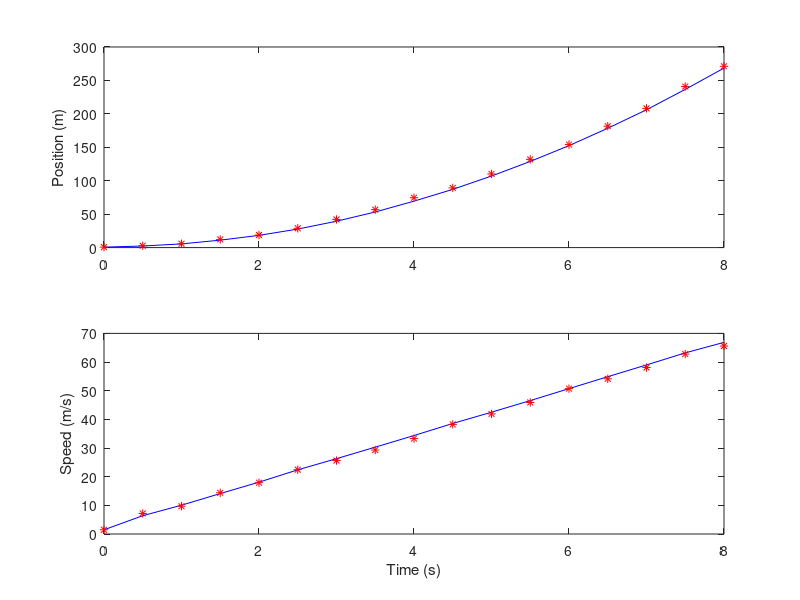

The MATLAB script that drew this image:

function kalman_filter()

    load runway_accel_data.mat time_pts...
        std_dev_pos std_dev_spd std_dev_acc...
        s_meas v_meas a_meas

    % changes based on problem 
    n_states = 2;
    C = eye(n_states);
    dt = time_pts(2) - time_pts(1);
    R = [std_dev_pos^2 0; 0 std_dev_spd^2];
    G = std_dev_acc^2;
        
    % initialize 
    x_hat = [s_meas(:, 1); v_meas(:, 1)];
    P = R; 
    
    % plotting
    x_hat_rec = zeros(2, numel(time_pts));
    x_hat_rec(:, 1) = x_hat; 
    
    for n = 2:numel(time_pts)
        
        % A and B Matrics
        A = [1 dt; 0 1];
        B = [0; dt];
            
        Q = B*G*B';
        
        % predictive update
        u = a_meas(:, n-1);
        x_minus = A*x_hat + B*u; % we can replace this with rk4 step for att. kinematics
        P_minus = A*P*A' + Q;
        
        % Kalman gain
        K = P_minus*C' / (C*P_minus*C' + R);
        
        % measurement update
        z = [s_meas(:, n); v_meas(:, n)];
        x_hat = x_minus + K*(z - C*x_minus);
        P = (eye(n_states) - K*C)*P_minus; 
        
        % sum of diagonal elements 
        trace(P);

%         fprintf('X_hat = {%.4f}\n', x_hat)
        x_hat_rec(:, n) = x_hat;
    end
    
    figure(1);
    subplot(211);
    plot(time_pts, x_hat_rec(1, :), 'b-', time_pts, s_meas(:), 'r*');
    ylabel('Position (m)');
    subplot(212);
    plot(time_pts, x_hat_rec(2, :), 'b-', time_pts, v_meas(:), 'r*');
    ylabel('Speed (m/s)')
    xlabel('Time (s)')    

end






